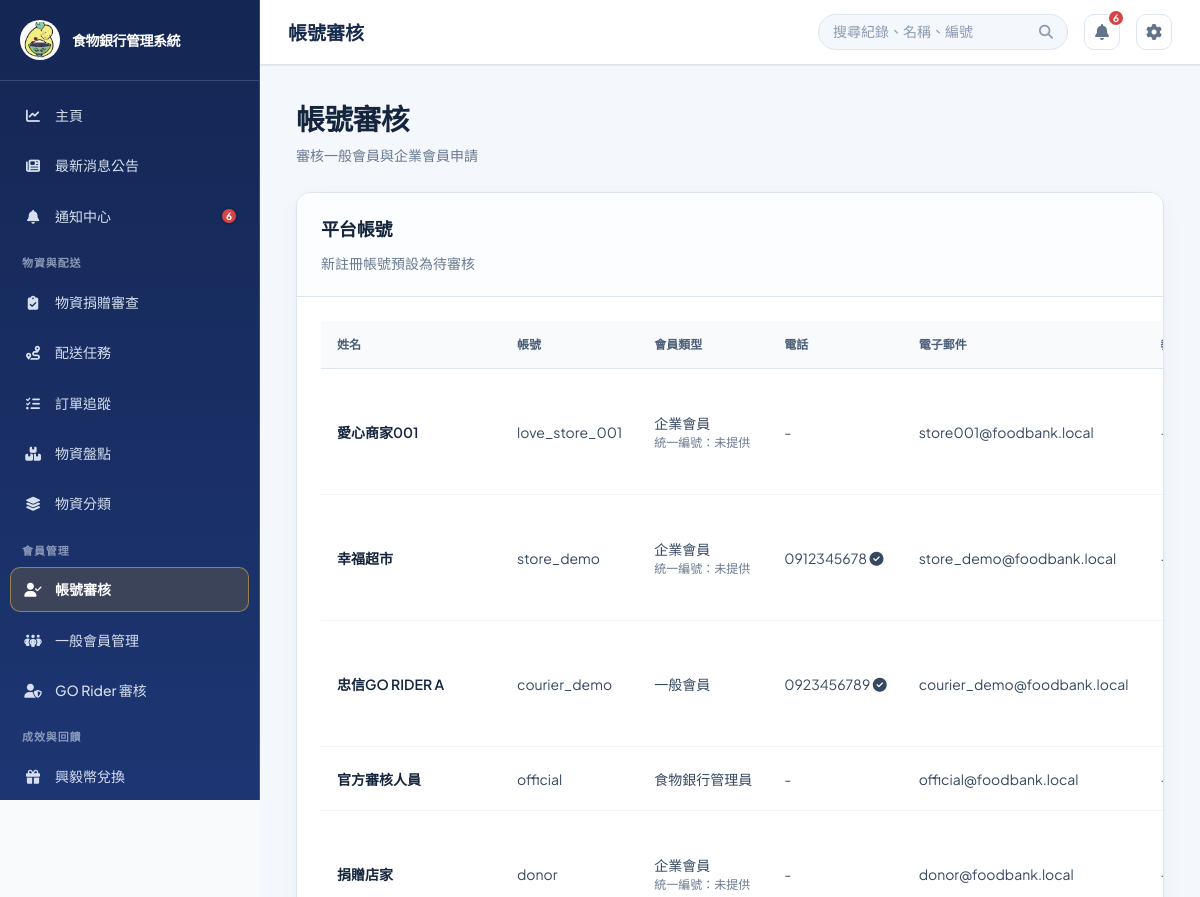
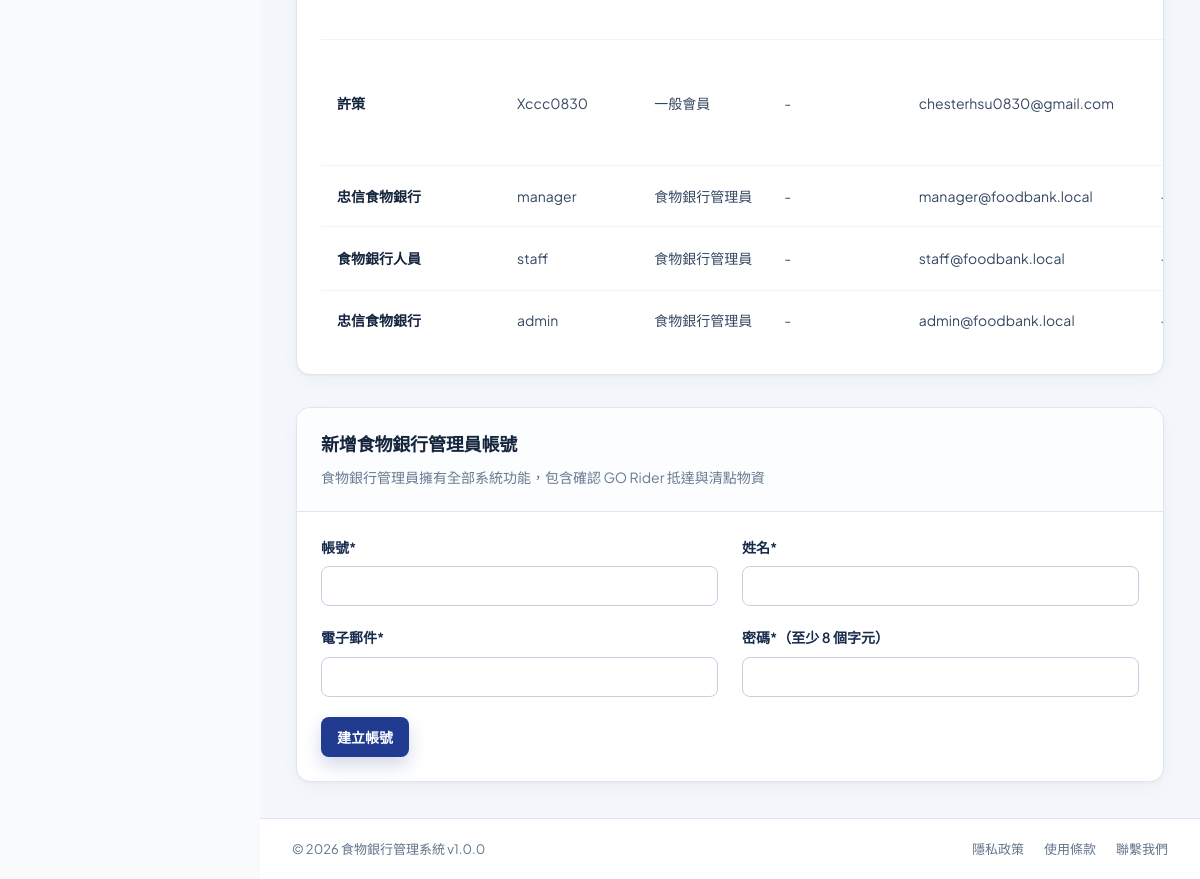
The app's page /?page=users (signed in) with its own data (2 pictures, top to bottom).
### tables this page shows
CREATE TABLE `users` (
  `user_id` int(11) NOT NULL,
  `username` varchar(50) NOT NULL,
  `password` varchar(255) NOT NULL,
  `email` varchar(100) NOT NULL,
  `full_name` varchar(100) NOT NULL,
  `phone` varchar(20) DEFAULT NULL,
  `role` enum('foodbank_staff','member') NOT NULL DEFAULT 'foodbank_staff',
  `member_type` enum('general','enterprise') NOT NULL DEFAULT 'general',
  `staff_type` enum('admin','clerk') DEFAULT NULL,
  `tax_id` varchar(8) DEFAULT NULL,
  `referral_source` varchar(50) DEFAULT NULL,
  `blacklisted_at` datetime DEFAULT NULL,
  `blacklist_reason` varchar(255) DEFAULT NULL,
  `department` varchar(50) DEFAULT NULL,
  `status` enum('active','inactive','suspended') DEFAULT 'active',
  `created_at` timestamp NULL DEFAULT current_timestamp(),
  `updated_at` timestamp NULL DEFAULT current_timestamp() ON UPDATE current_timestamp(),
  `created_by` int(11) DEFAULT NULL,
  `phone_verified` tinyint(1) NOT NULL DEFAULT 0,
  `is_enterprise_verified` tinyint(1) DEFAULT 0,
  `enterprise_name` varchar(150) DEFAULT NULL,
  `enterprise_verified_at` datetime DEFAULT NULL
);

### src/views/users.php (the view, shortened to what this page needs)
<?php
$connection = $db->getConnection();
$isVolunteerManagement = ($page ?? '') === 'volunteer_management';
$users = [];
$result = $connection->query(
    "SELECT u.user_id, u.username, u.full_name, u.email, u.role, u.member_type, u.staff_type, u.tax_id, u.referral_source, u.blacklisted_at, u.blacklist_reason, u.status, u.phone, u.phone_verified, u.created_at, vc.completed_at AS consent_completed_at
     FROM users u
     LEFT JOIN volunteer_consents vc ON vc.user_id = u.user_id
    " . ($isVolunteerManagement ? "WHERE u.role = 'member' AND u.member_type = 'general'" : '') . "
    ORDER BY FIELD(u.status, 'inactive', 'active', 'suspended'), u.created_at DESC"
);
if ($result) {
    while ($user = $result->fetch_assoc()) {
        $users[] = $user;
    }
}
?>
<div class="view-header"><div><h1 class="view-title"><?php echo $isVolunteerManagement ? '一般會員管理' : '帳號審核'; ?></h1><p class="view-subtitle"><?php echo $isVolunteerManagement ? '查看一般會員申請、教育訓練與帳號狀態' : '審核一般會員與企業會員申請'; ?></p></div></div>
<div class="card">
    <div class="card-header">
        <h2><?php echo $isVolunteerManagement ? '一般會員名單' : '平台帳號'; ?></h2>
        <p><?php echo $isVolunteerManagement ? '管理一般會員申請與開通狀態' : '新註冊帳號預設為待審核'; ?></p>
    </div>
    <div class="card-body users-table-body">
        <table class="data-table users-table">
            <thead><tr><th>姓名</th><th>帳號</th><th>會員類型</th><th>電話</th><th>電子郵件</th><th>教育訓練（GO Rider）</th><th>狀態</th><th>操作</th></tr></thead>
            <tbody>
                <?php foreach ($users as $user): ?>
                    <?php
                    $memberLabel = $user['role'] === 'member'
                        ? ($user['member_type'] === 'enterprise' ? '企業會員' : '一般會員')
                        : '食物銀行管理員';
                    $requiresConsent = $user['role'] === 'member' && $user['member_type'] === 'general';
                    ?>
                    <tr>
                        <td><strong><?php echo htmlspecialchars($user['full_name']); ?></strong></td>
                        <td><?php echo htmlspecialchars($user['username']); ?></td>
                        <td>
                            <?php echo htmlspecialchars($memberLabel); ?>
                            <?php if ($user['role'] === 'member' && $user['member_type'] === 'enterprise'): ?>
                                <br><small>統一編號：<?php echo htmlspecialchars($user['tax_id'] ?: '未提供'); ?></small>
                            <?php endif; ?>
                        </td>
                        <td><?php echo htmlspecialchars($user['phone'] ?? '-'); ?> <?php echo $user['phone_verified'] ? '<i class="fas fa-circle-check" title="已驗證"></i>' : ''; ?></td>
                        <td><?php echo htmlspecialchars($user['email']); ?></td>
                        <td><?php if ($requiresConsent): ?><?php echo $user['consent_completed_at'] ? '<span class="status status-active">已完成</span>' : '<span class="status status-pending">未申請</span>'; ?><?php else: ?>-<?php endif; ?></td>
                    </tr>
                <?php endforeach; ?>
            </tbody>
        </table>
    </div>
</div>
<?php if (!$isVolunteerManagement): ?>
<div class="card mt-32">
    <div class="card-header"><h2>新增食物銀行管理員帳號</h2><p>食物銀行管理員擁有全部系統功能，包含確認 GO Rider 抵達與清點物資</p></div>
    <div class="card-body">
        <form method="post">
            <div class="grid-2">
                <div class="form-group"><label>帳號*</label><input name="username" required maxlength="50"></div>
                <div class="form-group"><label>姓名*</label><input name="full_name" required maxlength="100"></div>
            </div>
            <div class="grid-2">
                <div class="form-group"><label>電子郵件*</label><input type="email" name="email" required maxlength="100"></div>
                <div class="form-group"><label>密碼*（至少 8 個字元）</label><input type="password" name="password" required minlength="8" autocomplete="new-password"></div>
            </div>
            <button class="btn btn-primary" type="submit">建立帳號</button>
        </form>
    </div>
</div>
<?php endif; ?>

### records on screen
users: full_name "愛心商家001", username "love_store_001", memberLabel "企業會員", tax "未提供", phone "-", email "store001@foodbank.local"
users: full_name "幸福超市", username "store_demo", memberLabel "企業會員", tax "未提供", phone "0912345678", phone_verified 1 (drawn), email "store_demo@foodbank.local"
users: full_name "忠信GO RIDER A", username "courier_demo", memberLabel "一般會員", phone "0923456789", phone_verified 1 (drawn), email "courier_demo@foodbank.local"
users: full_name "官方審核人員", username "official", role "食物銀行管理員", phone "-", email "official@foodbank.local"
users: full_name "捐贈店家", username "donor", memberLabel "企業會員", tax "未提供", phone "-", email "donor@foodbank.local"
users: full_name "許策", username "Xccc0830", memberLabel "一般會員", phone "-", email "chesterhsu0830@gmail.com"
users: full_name "忠信食物銀行", username "manager", role "食物銀行管理員", phone "-", email "manager@foodbank.local"
users: full_name "食物銀行人員", username "staff", role "食物銀行管理員", phone "-", email "staff@foodbank.local"
users: full_name "忠信食物銀行", username "admin", role "食物銀行管理員", phone "-", email "admin@foodbank.local"

### other values on screen
APP_NAME "食物銀行管理系統"
$label "主頁"
$label "最新消息公告"
$label "通知中心"
$unreadNotificationCount "6"
$item['group'] "物資與配送"
$label "物資捐贈審查"
$label "配送任務"
$label "訂單追蹤"
$label "物資盤點"
$label "物資分類"
$item['group'] "會員管理"
$label "帳號審核"
$label "一般會員管理"
$label "GO Rider 審核"
